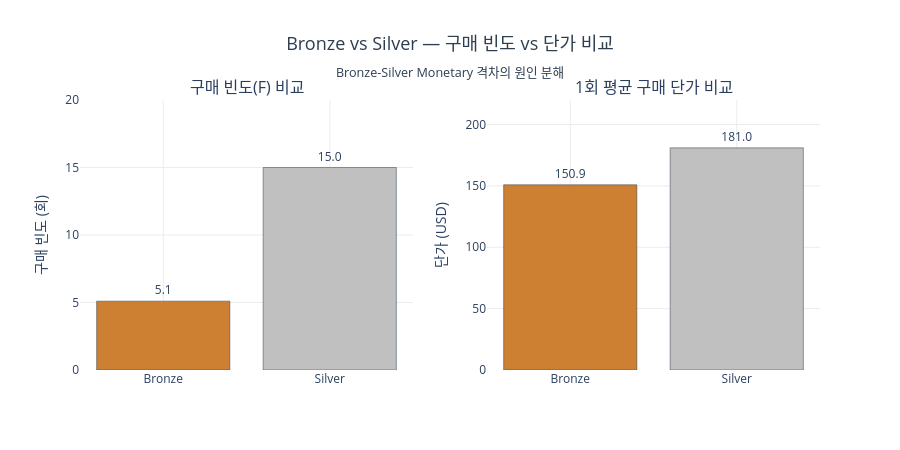

Notebook cell for this chart:
### Code cell
colors_tier = {'Bronze': '#CD7F32', 'Silver': '#C0C0C0'}

fig = make_subplots(
    rows=1, cols=2,
    subplot_titles=['구매 빈도(F) 비교', '1회 평균 구매 단가 비교']
)

for col_idx, (metric, ylab, ymax) in enumerate(
    [('Frequency_평균', '구매 빈도 (회)', 20), ('단가_평균', '단가 (USD)', 220)],
    start=1
):
    for _, row in tier_agg.iterrows():
        fig.add_trace(go.Bar(
            x=[row['등급']],
            y=[row[metric]],
            marker=dict(color=colors_tier.get(row['등급'], '#cccccc'), line=dict(color='#2c3e50', width=0.5)),
            text=[f"{row[metric]:.1f}"],
            textposition='outside',
            showlegend=False,
        ), row=1, col=col_idx)
    fig.update_yaxes(title_text=ylab, gridcolor='#ececec', range=[0, ymax], row=1, col=col_idx)

fig.update_layout(
    title=dict(
        text='Bronze vs Silver — 구매 빈도 vs 단가 비교<br><sub>Bronze-Silver Monetary 격차의 원인 분해</sub>',
        font=dict(size=18, color='#2c3e50'), x=0.5, xanchor='center'
    ),
    plot_bgcolor='white',
    height=450,
)
fig.update_xaxes(gridcolor='#ececec')
fig.show()

### Figure 1 — Plotly figure (JSON) as saved in the notebook; plotly's stock layout.template omitted (floating-point values rounded to 4 significant figures)
{"data": [{"marker": {"color": "#CD7F32", "line": {"color": "#2c3e50", "width": 0.5}}, "showlegend": false, "text": ["5.1"], "textposition": "outside", "type": "bar", "x": ["Bronze"], "xaxis": "x", "y": [5.1], "yaxis": "y"}, {"marker": {"color": "#C0C0C0", "line": {"color": "#2c3e50", "width": 0.5}}, "showlegend": false, "text": ["15.0"], "textposition": "outside", "type": "bar", "x": ["Silver"], "xaxis": "x", "y": [15], "yaxis": "y"}, {"marker": {"color": "#CD7F32", "line": {"color": "#2c3e50", "width": 0.5}}, "showlegend": false, "text": ["150.9"], "textposition": "outside", "type": "bar", "x": ["Bronze"], "xaxis": "x2", "y": [150.9], "yaxis": "y2"}, {"marker": {"color": "#C0C0C0", "line": {"color": "#2c3e50", "width": 0.5}}, "showlegend": false, "text": ["181.0"], "textposition": "outside", "type": "bar", "x": ["Silver"], "xaxis": "x2", "y": [181], "yaxis": "y2"}], "layout": {"annotations": [{"font": {"size": 16}, "showarrow": false, "text": "구매 빈도(F) 비교", "x": 0.225, "xanchor": "center", "xref": "paper", "y": 1, "yanchor": "bottom", "yref": "paper"}, {"font": {"size": 16}, "showarrow": false, "text": "1회 평균 구매 단가 비교", "x": 0.775, "xanchor": "center", "xref": "paper", "y": 1, "yanchor": "bottom", "yref": "paper"}], "height": 450, "plot_bgcolor": "white", "title": {"font": {"color": "#2c3e50", "size": 18}, "text": "Bronze vs Silver — 구매 빈도 vs 단가 비교<br><sub>Bronze-Silver Monetary 격차의 원인 분해</sub>", "x": 0.5, "xanchor": "center"}, "xaxis": {"anchor": "y", "domain": [0, 0.45], "gridcolor": "#ececec"}, "xaxis2": {"anchor": "y2", "domain": [0.55, 1], "gridcolor": "#ececec"}, "yaxis": {"anchor": "x", "domain": [0, 1], "gridcolor": "#ececec", "range": [0, 20], "title": {"text": "구매 빈도 (회)"}}, "yaxis2": {"anchor": "x2", "domain": [0, 1], "gridcolor": "#ececec", "range": [0, 220], "title": {"text": "단가 (USD)"}}}}
